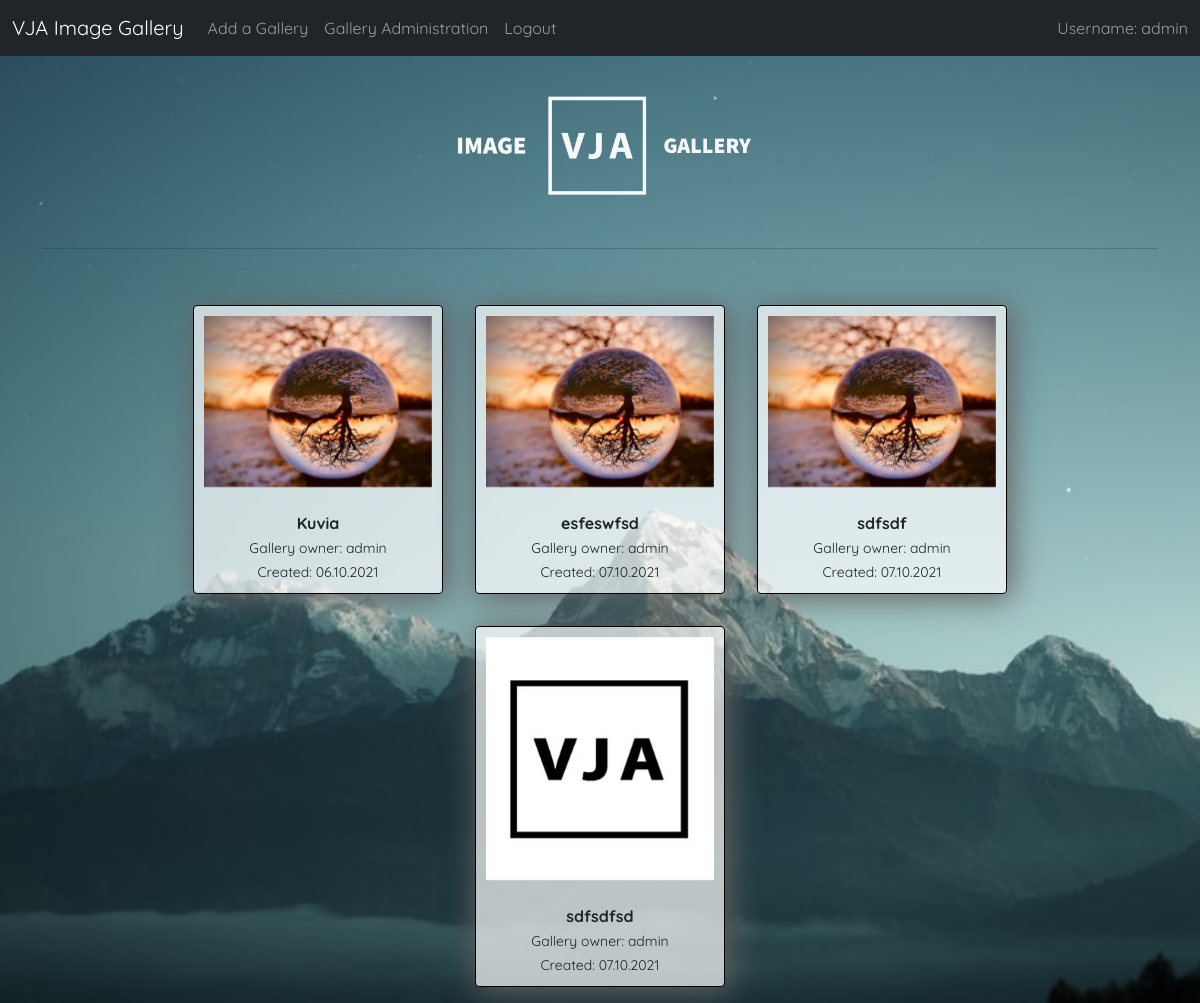
The app's page / (signed in) with its own data.
### gallery/models.py (models this page shows, shortened)
class Image(models.Model):
    image = models.ImageField(upload_to=upload_gallery_image, validators=[FileExtensionValidator(allowed_extensions=['jpg', 'jpeg', 'gif', 'png'])])
    gallery = models.ForeignKey(
            Gallery, on_delete=models.CASCADE, related_name="images")
    created = models.DateTimeField(default=timezone.now(), blank=True)
    img_description = models.CharField(max_length=200, default="", blank=True)
    thumbnail_small = ImageSpecField(source='image',
				processors=[ResizeToFill(100,105)],
				format='JPEG',
				options={'quality':60})
    thumbnail_large= ImageSpecField(source='image',
				processors=[ResizeToFill(300,320)],
				format='JPEG',
				options={'quality':60})

class Gallery(models.Model):
    name = models.CharField(max_length=100)
    owner = models.ForeignKey(settings.AUTH_USER_MODEL,on_delete=models.CASCADE, related_name="owner",null=True)
    title = models.CharField(default="", max_length=200, blank=True)
    time = models.DateTimeField(default=timezone.now(), blank=True)
    ispublic = models.BooleanField(default=False)
    description = models.CharField(max_length=250, default="", blank=True)

### gallery/views.py (the view)
# urls.py: path('', views.home, name='home'),
@login_required(login_url='login')
def home(request):
    list_of_galleries = {}
    list_of_images = {}
    context = {}
    if(request.user.is_authenticated):
        list_of_galleries = Gallery.objects.filter(owner_id=request.user) | Gallery.objects.filter(ispublic=True)
        list_of_images = Image.objects.filter(Q(gallery__in=list_of_galleries))
        pairs = galleryimagepairs(list_of_galleries, list_of_images)
        context = {
        'list_of_galleries': pairs
    }
    return render(request, 'gallery/home.html', context)

### gallery/functions.py (called while the page is built)
def galleryimagepairs(galleries, images):
    galleryimages = {}
    for gal in galleries:
        galleryimages[gal] = []
        for img in images:
            if(img.gallery.id == gal.id):
                galleryimages[gal].append(img)
    return galleryimages

### gallery/templates/gallery/home.html
{% extends 'base.html' %}
{% load static %}
{% block extra_head_content %}
<link rel="stylesheet" type="text/css" href={% static 'gallery/css/home.css' %} />
{% endblock %}
{% block content %}
<div class="header">
<img src="static/VJA_transparent_logo.png" alt="VJA Logo">
</div>
<hr />
{% if list_of_galleries %}
<br />
<div class="content-center">
{% for gallery, images in list_of_galleries.items %}
<div class="card cardcont">
    <div id="{{ gallery.id }}" class="carousel slide">
        <div class="carousel-inner">
            {% if images %}
                {% for image in images %}
                {% if forloop.first %}
                <div class="carousel-item active">
                    <a href="gallery/{{ gallery.id}}" class="d-block mb-4 h-100">
                        <img class="d-block w-100 img-inner" src="{{ image.thumbnail_large.url }}" />
                    </a>
                </div>
                {% else %}
                <div class="carousel-item">
                    <a href="gallery/{{ gallery.id}}" class="d-block mb-4 h-100">
                        <img class="img-inner d-block w-100" src="{{ image.thumbnail_large.url }}" />
                    </a>
                </div>
                {% endif %}
                {% endfor %}
            {% else %}
                <div class="carousel-item active">
                    <a href="gallery/{{ gallery.id}}" class="d-block mb-4 h-100">
                        <img class="d-block w-100 img-inner" src="static/placeholder.jpg"/>
                    </a>
                </div>
            {% endif %}
        </div>
        <div class="tekstikentta">
        <span class="imagedesc"><strong>{{ gallery.name}}</strong><br /></span>
        <span class="imagedesc"><small>Gallery owner: {{ gallery.owner }}</small><br/></span>
        <span class="imagedesc"><small>Created: {{ gallery.time|date:"d.m.Y"}}</small><br/></span>
        </div>
    </div>
</div>
{% endfor %}
</div>
{% endif %}
{% endblock %}

### gallery/templates/base.html (shortened to what this page needs)
{% load static %}
<!doctype html>
<html lang="en">
<head>
  <link rel="stylesheet" type="text/css" href={% static 'gallery/css/base.css' %} />
  <link href="https://cdn.jsdelivr.net/npm/bootstrap@5.1.2/dist/css/bootstrap.min.css" rel="stylesheet"
>
  {% block extra_head_content %}
  {% endblock %}
</head>
<body>
  <nav class="navbar navbar-expand-lg navbar-dark bg-dark" style="position: sticky; top:0; z-index: 100;">
    <div class="container-fluid">
      <a class="navbar-brand" href={% url 'home' %}>VJA Image Gallery</a>
      <div class="collapse navbar-collapse" id="navbarSupportedContent">
        <ul class="navbar-nav me-auto mb-2 mb-lg-0">
          {% if user.is_authenticated %}
          <li class="nav-item">
            <a class="nav-link" href="{% url 'add_gallery' %}">Add a Gallery</a>
          </li>
          <li class="nav-item">
            <a class="nav-link" href="{% url 'gallery_administration' %}">Gallery Administration</a>
          </li>
          <li class="nav-item">
            <a class="nav-link" href={% url 'logout' %}>Logout</a>
          </li>
        </ul>
        <ul class="nav navbar-nav">
          <li class="nav-item">
            <span class="navbar-text">Username: {{user.username}}</span>
          </li>
        </ul>
        {% endif %}
      </div>
    </div>
  </nav>
  <div class="container">
    {% block content %}
    {% endblock %}
  </div>
</body>
</html>

### gallery/static/gallery/css/base.css (style rules this page uses)
* { border: border-box; font-family: "Quicksand", sans-serif; }
html, body { margin: 0; background: url("../../backgroundimage.jpg"); background-size: cover; background-position: center; background-attachment: fixed; }

### gallery/static/gallery/css/home.css (style rules this page uses)
.header { text-align: center; }
.header img { height: 11rem; opacity: 0.95; }
.cardcont { border: 1px solid black; margin: 1em; flex-basis: auto; flex: auto; max-width: 250px; position: relative; float: left; box-shadow: 0.2em 0.2em 2em 0.1em #636363; padding: 10px; background: rgba(255, 255, 255, 0.7); }
.img-inner { height: 100%; text-align: center; }
ul { list-style: none outside none; padding-left: 0; margin-bottom: 0; }
.imagedesc { text-align: left; }
.tekstikentta { text-align: center; }
.content-center { margin: 0 auto; text-align: center; display: flex; justify-content: center; max-width: 100%; flex-wrap: wrap; }

### records on screen
Gallery: name "Kuvia", owner "admin", time "06.10.2021"
Image: thumbnail_large (picture)
Gallery: name "esfeswfsd", owner "admin", time "07.10.2021"
Image: thumbnail_large (picture)
Gallery: name "sdfsdf", owner "admin", time "07.10.2021"
Image: thumbnail_large (picture)
Gallery: name "sdfsdfsd", owner "admin", time "07.10.2021"

### other values on screen
{{ user.username }} "admin"
